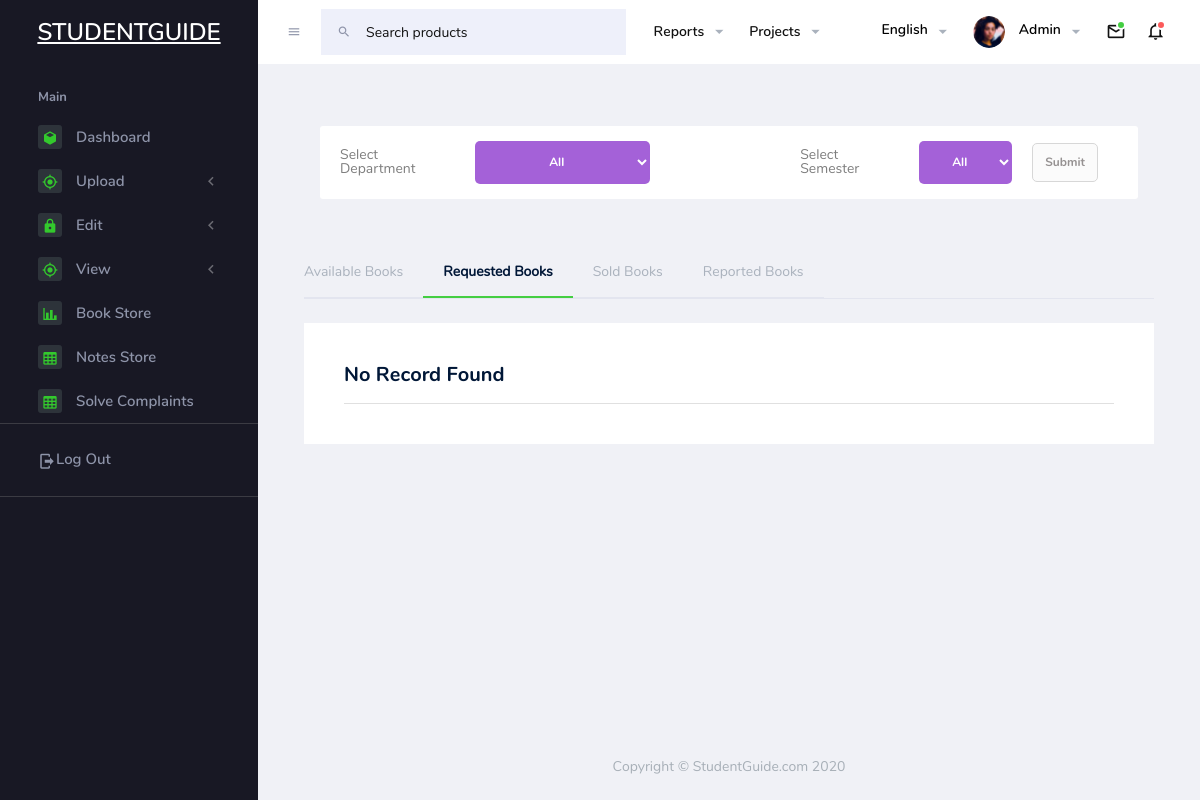
/admin/bookstore/requested_books.php?dept=All&sem=All, run on an earlier commit of the app's database.
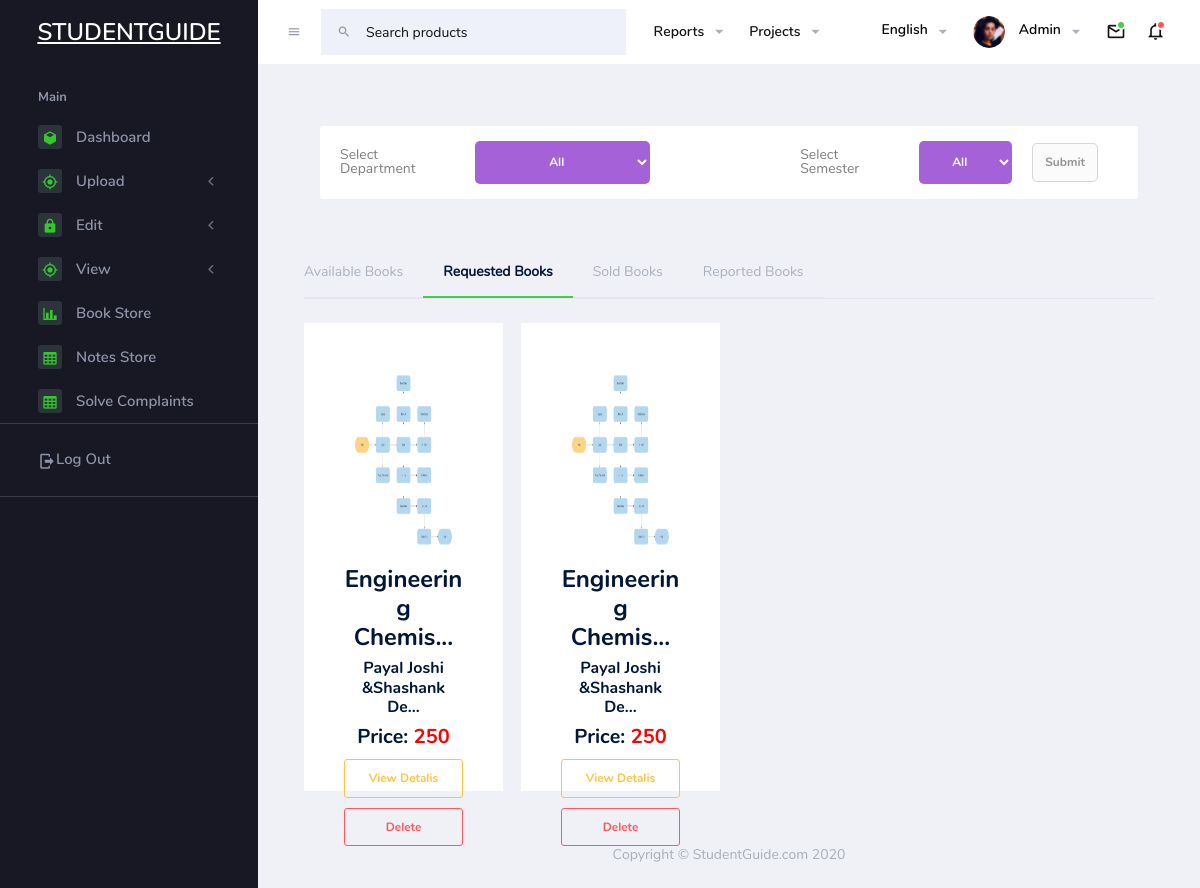
And on a later commit of the database.
### tables this page shows
CREATE TABLE `bookstore` (
  `BookStore_Book_ID` int(11) NOT NULL,
  `BookStore_ISBN_ID` varchar(15) NOT NULL,
  `BookStore_Condition` varchar(255) NOT NULL,
  `BookStore_Price` int(11) NOT NULL,
  `BookStore_Image` text NOT NULL,
  `BookStore_Seller_ID` int(11) NOT NULL,
  `BookStore_Buyer_ID` int(11) NOT NULL,
  `BookStore_BuyStatus` varchar(10) NOT NULL,
  `BookStore_DateOfUpload` date NOT NULL,
  `BookStore_Evaluate_ID` int(11) NOT NULL,
  `QR` text NOT NULL
);

CREATE TABLE `books` (
  `Book_ID` int(10) NOT NULL,
  `Book_Name` varchar(500) DEFAULT NULL,
  `Author_Name` varchar(500) DEFAULT NULL,
  `Book_Price` int(10) DEFAULT NULL,
  `Initial_Rating` float DEFAULT NULL,
  `Book_Publication` varchar(500) DEFAULT NULL,
  `Book_Image` varchar(2000) DEFAULT NULL,
  `Book_Link` varchar(2000) DEFAULT NULL,
  `Evaluate_ID` int(10) DEFAULT NULL,
  `ISBN` varchar(500) DEFAULT NULL,
  `Book_Genre` varchar(500) DEFAULT NULL,
  `Book_Edition` int(10) DEFAULT NULL,
  `Book_Type` varchar(250) DEFAULT NULL
);

### admin/bookstore/requested_books.php (the view, shortened to what this page needs)
<!DOCTYPE html>
<html lang="en">
  <head>
    <link rel="stylesheet" href="../assets/vendors/mdi/css/materialdesignicons.min.css">
    <link rel="stylesheet" href="../assets/vendors/flag-icon-css/css/flag-icon.min.css">
    <link rel="stylesheet" href="../assets/vendors/css/vendor.bundle.base.css">
    <link rel="stylesheet" href="../assets/vendors/font-awesome/css/font-awesome.min.css" />
    <link rel="stylesheet" href="../assets/vendors/bootstrap-datepicker/bootstrap-datepicker.min.css">
    <link rel="stylesheet" href="../assets/css/style.css">
  </head>
  <body>
    <div class="container-scroller">
      <?php include "topnav.php"; ?>
      <div class="container-fluid page-body-wrapper">
        <?php include "sidenav.php"; ?>
        <div class="main-panel">
          <div class="content-wrapper">
            <form enctype="multipart/form-data" action="" style="padding:1rem" method="POST">
              <div class="row" id="proBanner">
                <div class="col-12">
                  <span class="d-flex align-items-center purchase-popup">
                    <p style="margin-right:20px">Select Department</p>
                    <select id="department" name="department" class="btn purchase-button" style="margin-right:150px">
                      <option>All</option>
                    </select>
                    <p style="margin-right:20px">Select Semester</p>
                    <select id="sem" name="sem" class="btn purchase-button">
                      <option>All</option>
                    </select>
                    <input class="btn ml-auto download-button" type= "submit" name= "filter"></a>
                  </span>
                </div>
              </div>
            </form>
            <div class="row">
              <div class="col-md-12">
                <div class="d-sm-flex justify-content-between align-items-center transaparent-tab-border {">
                  <ul class="nav nav-tabs tab-transparent" role="tablist">
                    <li class="nav-item">
                      <a class="nav-link" href="available_books.php?dept=All&sem=All">Available Books</a>
                    </li>
                    <li class="nav-item">
                      <a class="nav-link active" href="#">Requested Books</a>
                    </li>
                    <li class="nav-item">
                      <a class="nav-link" href="sold_books.php?dept=All&sem=All">Sold Books</a>
                    </li>
                    <li class="nav-item">
                      <a class="nav-link" href="reported_books.php?dept=All&sem=All">Reported Books</a>
                    </li>
                  </ul>
                </div>
                <div class="tab-content tab-transparent-content">
                  <div class="tab-pane fade show active" id="business-1" role="tabpanel" aria-labelledby="business-tab">
                    <div class="row">
<?php
include("../includes/connect.php");
  $dept = $_GET['dept'];
  $sem = $_GET['sem'];
  $status = 'REQUESTED';
  if($dept == 'All' || $sem == 'All')
  {
    $query_BookStore = mysqli_query($conn,"SELECT * FROM bookstore WHERE BookStore_BuyStatus = '$status'");
  }
  else
  {
    $query_BookStore = mysqli_query($conn,"SELECT * FROM bookstore WHERE BookStore_BuyStatus = '$status' AND BookStore_Evaluate_ID in
    (SELECT Evaluate_ID FROM evaluate WHERE Semester = '$sem' AND Branch = '$dept')");
  }
  if(mysqli_num_rows($query_BookStore)>0)
  {
    while($row_BookStore = mysqli_fetch_array($query_BookStore))
    {
      $temp = $row_BookStore['BookStore_ISBN_ID'];
      $query_Book = mysqli_query($conn, "SELECT * FROM books WHERE ISBN = '$temp'");
      $row_Book =  mysqli_fetch_assoc($query_Book);
?>
                      <div class="col-xl-3 col-lg-6 col-sm-6 grid-margin stretch-card">
                        <div class="card">
                          <div class="card-body text-center">
                            <?php echo'<img src="../../bookstore/uploads/'.$row_BookStore['BookStore_Image'].'" alt="image for book" width="100%" height="50%" Style="padding: 10px">'?>
                            <h2 class="mb-0 font-weight-bold mt-2 text-dark"><?php echo substr($row_Book['Book_Name'],0, 18)?><?php echo '...'?></h2>
                            <h5 class="mb-0 font-weight-bold mt-2 text-dark"><?php echo substr($row_Book['Author_Name'], 0, 24) ?><?php echo '...'?></h5>
                            <h3 class="mb-0 font-weight-bold mt-2 text-dark">Price:<span style="color:red;"><?php echo ' '; echo $row_BookStore['BookStore_Price']; echo ' '; ?></span></h3>
                            <form class="form" method="post" action="view_details.php">
                              <button type="details" name="details" value=<?php echo $row_BookStore['BookStore_Book_ID'];?> style="margin-top: 10px; width: 100%" class="btn btn-outline-warning">View Detalis</button>
                            </form>
                            <form class="form" method="post" action="includes/process.php">
                              <button type="delete" name="delete" value=<?php echo $row_BookStore['BookStore_Book_ID'];?> style="margin-top: 10px; width: 100%" class="btn btn-outline-danger">Delete</button>
                            </form>
                          </div>
                        </div>
                      </div>
                      <?php
    }
?>
                    </div>
                  </div>
                </div>
              </div>
            </div>
<?php
  }
  else
  {
?>
                    </div>
                  </div>
                </div>
              </div>
            </div>
            <div class="row">
                <div class="col-12 grid-margin">
                <div class="card">
                    <div class="card-body">
                    <div class="row">
                        <div class="col-12 grid-margin  grid-margin-lg-0">
                        <div class="wrapper pb-3 border-bottom">
                            <h3 class="mb-0 text-dark font-weight-bold">No Record Found</h3>
                        </div>
                        </div>
                    </div>
                    </div>
                </div>
                </div>
            </div>
<?php
  }
?>
          </div>
          <footer class="footer">
            <div class="footer-inner-wraper">
              <div class="d-sm-flex justify-content-center ">
                <span class="text-muted d-block text-center text-sm-left d-sm-inline-block">Copyright © StudentGuide.com 2020</span>
              </div>
            </div>
          </footer>
        </div>
      </div>
    </div>
  </body>
</html>

### admin/bookstore/topnav.php (shortened to what this page needs)
<nav class="navbar default-layout-navbar col-lg-12 col-12 p-0 fixed-top d-flex flex-row">
        <div class="text-center navbar-brand-wrapper d-flex align-items-center justify-content-center">
          <a class="navbar-brand brand-logo" href="../index.php"><font color="white"><u>STUDENTGUIDE</u></font></a>
        </div>
        <div class="navbar-menu-wrapper d-flex align-items-stretch">
          <button class="navbar-toggler navbar-toggler align-self-center" type="button" data-toggle="minimize">
            <span class="mdi mdi-menu"></span>
          </button>
          <div class="search-field d-none d-xl-block">
            <form class="d-flex align-items-center h-100" action="#">
              <div class="input-group">
                <div class="input-group-prepend bg-transparent">
                  <i class="input-group-text border-0 mdi mdi-magnify"></i>
                </div>
                <input type="text" class="form-control bg-transparent border-0" placeholder="Search products">
              </div>
            </form>
          </div>
          <ul class="navbar-nav navbar-nav-right">
            <li class="nav-item  dropdown d-none d-md-block">
              <a class="nav-link dropdown-toggle" id="reportDropdown" href="#" data-toggle="dropdown" aria-expanded="false"> Reports </a>
            </li>
            <li class="nav-item  dropdown d-none d-md-block">
              <a class="nav-link dropdown-toggle" id="projectDropdown" href="#" data-toggle="dropdown" aria-expanded="false"> Projects </a>
            </li>
            <li class="nav-item nav-language dropdown d-none d-md-block">
              <a class="nav-link dropdown-toggle" id="languageDropdown" href="#" data-toggle="dropdown" aria-expanded="false">
                <div class="nav-language-icon">
                  <i class="flag-icon flag-icon-us" title="us" id="us"></i>
                </div>
                <div class="nav-language-text">
                  <p class="mb-1 text-black">English</p>
                </div>
              </a>
            </li>
            <li class="nav-item nav-profile dropdown">
              <a class="nav-link dropdown-toggle" id="profileDropdown" href="#" data-toggle="dropdown" aria-expanded="false">
                <div class="nav-profile-img">
                  <img src="assets/images/faces/face28.png" alt="image">
                </div>
                <div class="nav-profile-text">
                  <p class="mb-1 text-black">Admin</p>
                </div>
              </a>
            </li>
            <li class="nav-item dropdown">
              <a class="nav-link count-indicator dropdown-toggle" id="messageDropdown" href="#" data-toggle="dropdown" aria-expanded="false">
                <i class="mdi mdi-email-outline"></i>
                <span class="count-symbol bg-success"></span>
              </a>
            </li>
            <li class="nav-item dropdown">
              <a class="nav-link count-indicator dropdown-toggle" id="notificationDropdown" href="#" data-toggle="dropdown">
                <i class="mdi mdi-bell-outline"></i>
                <span class="count-symbol bg-danger"></span>
              </a>
            </li>
          </ul>
        </div>
      </nav>

### admin/bookstore/sidenav.php (shortened to what this page needs)
<nav class="sidebar sidebar-offcanvas" id="sidebar">
          <ul class="nav">
            <li class="nav-item nav-category">Main</li>
            <li class="nav-item">
              <a class="nav-link" href="../index.php">
                <span class="icon-bg"><i class="mdi mdi-cube menu-icon"></i></span>
                <span class="menu-title">Dashboard</span>
              </a>
            </li>
            <li class="nav-item">
              <a class="nav-link" data-toggle="collapse" href="#ui-upload" aria-expanded="false" aria-controls="ui-basic">
                <span class="icon-bg"><i class="mdi mdi-crosshairs-gps menu-icon"></i></span>
                <span class="menu-title">Upload</span>
                <i class="menu-arrow"></i>
              </a>
            </li>
            <li class="nav-item">
              <a class="nav-link" data-toggle="collapse" href="#ui-edit" aria-expanded="false" aria-controls="auth">
                <span class="icon-bg"><i class="mdi mdi-lock menu-icon"></i></span>
                <span class="menu-title">Edit</span>
                <i class="menu-arrow"></i>
              </a>
            </li>
            <li class="nav-item">
              <a class="nav-link" data-toggle="collapse" href="#ui-view" aria-expanded="false" aria-controls="ui-basic">
                <span class="icon-bg"><i class="mdi mdi-crosshairs-gps menu-icon"></i></span>
                <span class="menu-title">View</span>
                <i class="menu-arrow"></i>
              </a>
            </li>
            <li class="nav-item">
              <a class="nav-link" href="../bookstore/available_books.php?dept=All&sem=All">
                <span class="icon-bg"><i class="mdi mdi-chart-bar menu-icon"></i></span>
                <span class="menu-title">Book Store</span>
              </a>
            </li>
            <li class="nav-item">
              <a class="nav-link" href="../notestore/view_notes.php?dept=All&sem=All">
                <span class="icon-bg"><i class="mdi mdi-table-large menu-icon"></i></span>
                <span class="menu-title">Notes Store</span>
              </a>
            </li>
            <li class="nav-item">
              <a class="nav-link" href="../pages/tables/basic-table.html">
                <span class="icon-bg"><i class="mdi mdi-table-large menu-icon"></i></span>
                <span class="menu-title">Solve Complaints</span>
              </a>
            </li>
            <li class="nav-item sidebar-user-actions">
              <div class="user-details">
                <div class="d-flex justify-content-between align-items-center">
                  <a href="#" class="nav-link"><i class="mdi mdi-logout menu-icon"></i>
                  <span class="menu-title">Log Out</span></a>
                </div>
              </div>
            </li>
          </ul>
        </nav>

What changed in the data, as far as the page shows it:
added bookstore: BookStore_Image (picture), books.Book_Name "Engineering Chemis", books.Author_Name "Payal Joshi &Shashank De", BookStore_Price "250", $row_BookStore['BookStore_Book_ID'] 1019 (drawn)
added bookstore: BookStore_Image (picture), books.Book_Name "Engineering Chemis", books.Author_Name "Payal Joshi &Shashank De", BookStore_Price "250", $row_BookStore['BookStore_Book_ID'] 1020 (drawn)
Also different on the page:
text no longer shown: "No Record Found"
